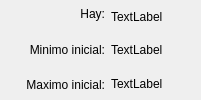
                         <widget class="QFrame" name="frame_43">
                          <property name="sizePolicy">
                           <sizepolicy hsizetype="Preferred" vsizetype="Preferred">
                            <horstretch>1</horstretch>
                            <verstretch>2</verstretch>
                           </sizepolicy>
                          </property>
                          <property name="frameShape">
                           <enum>QFrame::Shape::NoFrame</enum>
                          </property>
                          <property name="frameShadow">
                           <enum>QFrame::Shadow::Raised</enum>
                          </property>
                          <layout class="QHBoxLayout" name="horizontalLayout_19">
                           <property name="topMargin">
                            <number>0</number>
                           </property>
                           <property name="bottomMargin">
                            <number>0</number>
                           </property>
                           <item>
                            <widget class="QFrame" name="frame_89">
                             <property name="sizePolicy">
                              <sizepolicy hsizetype="Preferred" vsizetype="Preferred">
                               <horstretch>1</horstretch>
                               <verstretch>1</verstretch>
                              </sizepolicy>
                             </property>
                             <property name="frameShape">
                              <enum>QFrame::Shape::NoFrame</enum>
                             </property>
                             <property name="frameShadow">
                              <enum>QFrame::Shadow::Raised</enum>
                             </property>
                            </widget>
                           </item>
                           <item>
                            <widget class="QFrame" name="frame_90">
                             <property name="sizePolicy">
                              <sizepolicy hsizetype="Preferred" vsizetype="Preferred">
                               <horstretch>1</horstretch>
                               <verstretch>1</verstretch>
                              </sizepolicy>
                             </property>
                             <property name="frameShape">
                              <enum>QFrame::Shape::NoFrame</enum>
                             </property>
                             <property name="frameShadow">
                              <enum>QFrame::Shadow::Raised</enum>
                             </property>
                             <layout class="QVBoxLayout" name="verticalLayout_46">
                              <property name="topMargin">
                               <number>0</number>
                              </property>
                              <property name="rightMargin">
                               <number>0</number>
                              </property>
                              <property name="bottomMargin">
                               <number>0</number>
                              </property>
                              <item>
                               <widget class="QLabel" name="label_23">
                                <property name="text">
                                 <string>&lt;html&gt;&lt;head/&gt;&lt;body&gt;&lt;p align=&quot;right&quot;&gt;Hay:&lt;/p&gt;&lt;/body&gt;&lt;/html&gt;</string>
                                </property>
                               </widget>
                              </item>
                              <item>
                               <widget class="QLabel" name="label_32">
                                <property name="text">
                                 <string>&lt;html&gt;&lt;head/&gt;&lt;body&gt;&lt;p align=&quot;right&quot;&gt;Minimo inicial:&lt;/p&gt;&lt;/body&gt;&lt;/html&gt;</string>
                                </property>
                               </widget>
                              </item>
                              <item>
                               <widget class="QLabel" name="label_33">
                                <property name="text">
                                 <string>&lt;html&gt;&lt;head/&gt;&lt;body&gt;&lt;p align=&quot;right&quot;&gt;Maximo inicial:&lt;/p&gt;&lt;/body&gt;&lt;/html&gt;</string>
                                </property>
                               </widget>
                              </item>
                             </layout>
                            </widget>
                           </item>
                           <item>
                            <widget class="QFrame" name="frame_91">
                             <property name="sizePolicy">
                              <sizepolicy hsizetype="Preferred" vsizetype="Preferred">
                               <horstretch>13</horstretch>
                               <verstretch>1</verstretch>
                              </sizepolicy>
                             </property>
                             <property name="frameShape">
                              <enum>QFrame::Shape::NoFrame</enum>
                             </property>
                             <property name="frameShadow">
                              <enum>QFrame::Shadow::Raised</enum>
                             </property>
                             <layout class="QGridLayout" name="gridLayout_25">
                              <property name="leftMargin">
                               <number>0</number>
                              </property>
                              <property name="topMargin">
                               <number>0</number>
                              </property>
                              <property name="bottomMargin">
                               <number>0</number>
                              </property>
                              <property name="horizontalSpacing">
                               <number>9</number>
                              </property>
                              <property name="verticalSpacing">
                               <number>0</number>
                              </property>
                              <item row="2" column="0">
                               <widget class="QFrame" name="frame_95">
                                <property name="sizePolicy">
                                 <sizepolicy hsizetype="Preferred" vsizetype="Preferred">
                                  <horstretch>0</horstretch>
                                  <verstretch>1</verstretch>
                                 </sizepolicy>
                                </property>
                                <property name="frameShape">
                                 <enum>QFrame::Shape::NoFrame</enum>
                                </property>
                                <property name="frameShadow">
                                 <enum>QFrame::Shadow::Raised</enum>
                                </property>
                                <layout class="QVBoxLayout" name="verticalLayout_49">
                                 <property name="leftMargin">
                                  <number>0</number>
                                 </property>
                                 <property name="topMargin">
                                  <number>0</number>
                                 </property>
                                 <property name="bottomMargin">
                                  <number>0</number>
                                 </property>
                                 <item>
                                  <widget class="QLabel" name="label_54">
                                   <property name="text">
                                    <string>TextLabel</string>
                                   </property>
                                  </widget>
                                 </item>
                                </layout>
                               </widget>
                              </item>
                              <item row="0" column="0">
                               <widget class="QFrame" name="frame_93">
                                <property name="sizePolicy">
                                 <sizepolicy hsizetype="Preferred" vsizetype="Preferred">
                                  <horstretch>1</horstretch>
                                  <verstretch>1</verstretch>
                                 </sizepolicy>
                                </property>
                                <property name="frameShape">
                                 <enum>QFrame::Shape::NoFrame</enum>
                                </property>
                                <property name="frameShadow">
                                 <enum>QFrame::Shadow::Raised</enum>
                                </property>
                                <layout class="QVBoxLayout" name="verticalLayout_47">
                                 <property name="leftMargin">
                                  <number>0</number>
                                 </property>
                                 <property name="topMargin">
                                  <number>0</number>
                                 </property>
                                 <property name="bottomMargin">
                                  <number>0</number>
                                 </property>
                                 <item>
                                  <widget class="QLabel" name="label_52">
                                   <property name="text">
                                    <string>TextLabel</string>
                                   </property>
                                  </widget>
                                 </item>
                                </layout>
                               </widget>
                              </item>
                              <item row="1" column="0">
                               <widget class="QFrame" name="frame_94">
                                <property name="sizePolicy">
                                 <sizepolicy hsizetype="Preferred" vsizetype="Preferred">
                                  <horstretch>0</horstretch>
                                  <verstretch>1</verstretch>
                                 </sizepolicy>
                                </property>
                                <property name="frameShape">
                                 <enum>QFrame::Shape::NoFrame</enum>
                                </property>
                                <property name="frameShadow">
                                 <enum>QFrame::Shadow::Raised</enum>
                                </property>
                                <layout class="QVBoxLayout" name="verticalLayout_48">
                                 <property name="leftMargin">
                                  <number>0</number>
                                 </property>
                                 <property name="topMargin">
                                  <number>0</number>
                                 </property>
                                 <property name="bottomMargin">
                                  <number>0</number>
                                 </property>
                                 <item>
                                  <widget class="QLabel" name="label_53">
                                   <property name="text">
                                    <string>TextLabel</string>
                                   </property>
                                  </widget>
                                 </item>
                                </layout>
                               </widget>
                              </item>
                              <item row="0" column="1">
                               <widget class="QFrame" name="frame_92">
                                <property name="sizePolicy">
                                 <sizepolicy hsizetype="Preferred" vsizetype="Preferred">
                                  <horstretch>5</horstretch>
                                  <verstretch>0</verstretch>
                                 </sizepolicy>
                                </property>
                                <property name="frameShape">
                                 <enum>QFrame::Shape::NoFrame</enum>
                                </property>
                                <property name="frameShadow">
                                 <enum>QFrame::Shadow::Raised</enum>
                                </property>
                               </widget>
                              </item>
                             </layout>
                            </widget>
                           </item>
                          </layout>
                         </widget>
